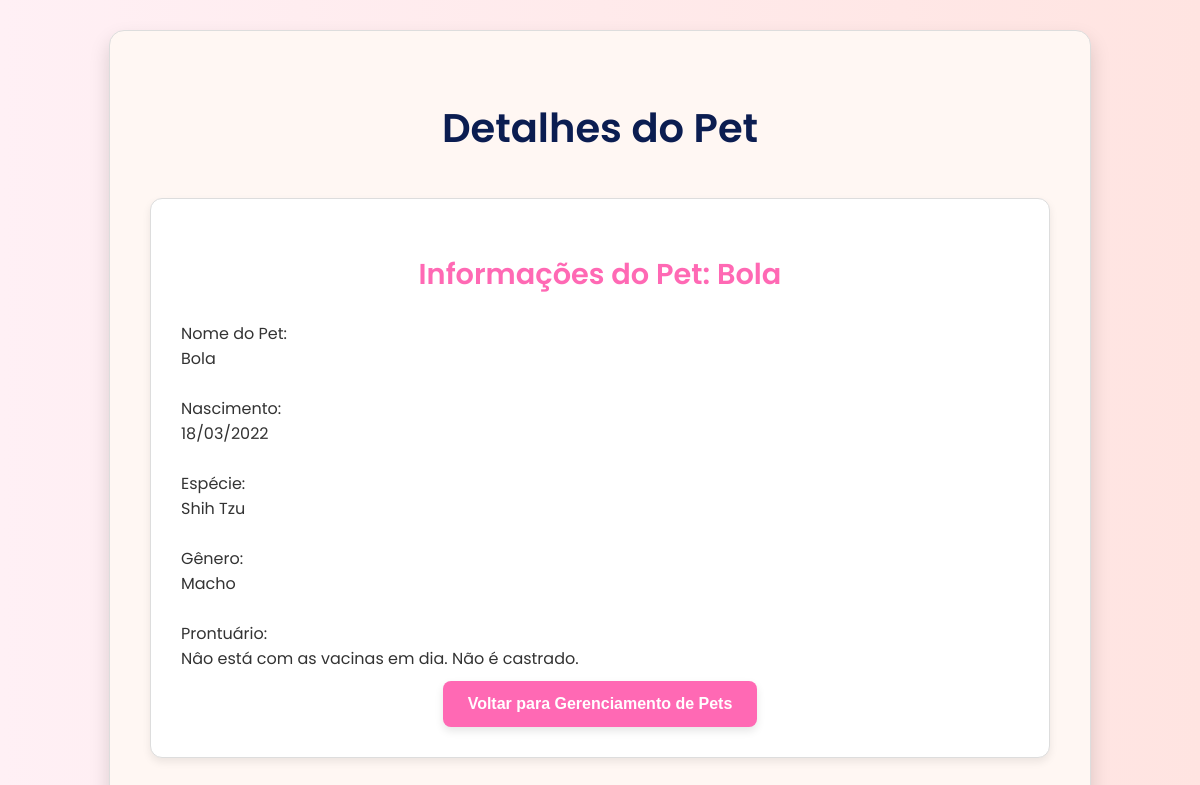
Page /gerenc/mostrar_pet.php?id_pet=4 on the committed database.
### tables this page shows
CREATE TABLE `pet` (
  `id_pet` int(11) NOT NULL,
  `nome_pet` varchar(45) NOT NULL,
  `nasc_pet` date NOT NULL,
  `especie_pet` varchar(45) NOT NULL,
  `genero_pet` varchar(11) NOT NULL,
  `prontuario_pet` varchar(128) NOT NULL
);

CREATE TABLE `especies` (
  `id` int(11) NOT NULL,
  `especie` varchar(45) NOT NULL
);

### gerenc/mostrar_pet.php (the view, shortened to what this page needs)
<!DOCTYPE html>
<html lang="pt-br">
<head>
    <link rel="stylesheet" href="../styles/gerenc.css">
</head>
<body>
    <?php
        require("../conecta_bd.php");
        $pet_data = [];
        $pet_id = isset($_GET["id_pet"]) ? (int) $_GET["id_pet"] : 0;
        $sql_select_pet = "SELECT p.id_pet, p.nome_pet, p.nasc_pet, e.especie AS nome_especie, p.genero_pet, p.prontuario_pet
                        FROM pet p
                        JOIN especies e ON p.especie_pet = e.id
                        WHERE p.id_pet = ?";
        $stmt_select_pet = $conn->prepare($sql_select_pet);
        $stmt_select_pet->bind_param("i", $pet_id);
        $stmt_select_pet->execute();
        $resultado_pet = $stmt_select_pet->get_result();
        if ($resultado_pet->num_rows == 1) {
            $pet_data = $resultado_pet->fetch_assoc();
            $pet_data['nasc_pet_formatado'] = date('d/m/Y', strtotime($pet_data['nasc_pet']));
        } else {
            header("Location: ../gerenc/gerenc_pet.php?status=error&message=" . urlencode("Pet não encontrado para visualização."));
            exit();
        }
    ?>
    <div class="main-container">
        <h1>Detalhes do Pet</h1>
        <div class="section-container">
            <h2>Informações do Pet: <?= htmlspecialchars($pet_data['nome_pet'] ?? 'N/A'); ?></h2>
            <div class="form-group">
                <label>Nome do Pet:</label>
                <div><?= htmlspecialchars($pet_data['nome_pet'] ?? 'N/A'); ?></div><br>
            </div>
            <div class="form-group">
                <label>Nascimento:</label>
                <div><?= htmlspecialchars($pet_data['nasc_pet_formatado'] ?? 'N/A'); ?></div><br>
            </div>
            <div class="form-group">
                <label>Espécie:</label>
                <div><?= htmlspecialchars($pet_data['nome_especie'] ?? 'N/A'); ?></div><br>
            </div>
            <div class="form-group">
                <label>Gênero:</label>
                <div><?= htmlspecialchars($pet_data['genero_pet'] ?? 'N/A'); ?></div><br>
            </div>
            <div class="form-group" style="grid-column: 1 / -1;">
                <label>Prontuário:</label>
                <div><?= nl2br(htmlspecialchars($pet_data['prontuario_pet'] ?? 'N/A')); ?></div>
            </div>
            <div class="form-actions">
                <button type="button" class="secondary-btn" onclick="window.location.href='../gerenc/gerenc_pet.php'">Voltar para Gerenciamento de Pets</button>
            </div>
        </div>
    </div>
</body>
</html>

### styles/gerenc.css (style rules this page uses)
:root { --cor-principal: #FF69B4; --cor-secundaria: #FFC0CB; --cor-fundo-claro-1: #FFF0F5; --cor-fundo-claro-2: #FFE4E1; --cor-texto: #333; --cor-borda: #DDD; --cor-sombra: rgba(0, 0, 0, 0.15); }
body { font-family: 'Poppins', sans-serif; background: linear-gradient(to right, var(--cor-fundo-claro-1), var(--cor-fundo-claro-2)); display: flex; justify-content: center; align-items: flex-start; min-height: 100vh; margin: 0; padding: 30px 20px; box-sizing: border-box; color: var(--cor-texto); }
.main-container { background-color: #FFF7F3; padding: 40px; border-radius: 15px; box-shadow: 0 10px 20px var(--cor-sombra); max-width: 900px; width: 100%; border: 1px solid var(--cor-borda); position: relative; z-index: 1; }
h1 { color: #0B1D51; text-align: center; margin-bottom: 40px; font-size: 2.5em; font-weight: 600; }
.section-container { background-color: #fff; padding: 30px; border-radius: 12px; box-shadow: 0 4px 8px rgba(0, 0, 0, 0.08); margin-bottom: 30px; border: 1px solid var(--cor-borda); }
.section-container h2 { color: var(--cor-principal); text-align: center; margin-bottom: 25px; font-size: 1.8em; font-weight: 600; }
form button, .secondary-btn { padding: 14px 25px; border: none; border-radius: 8px; font-size: 1em; font-weight: 600; cursor: pointer; transition: background-color 0.3s ease, transform 0.2s ease, box-shadow 0.2s ease; box-shadow: 0 4px 8px rgba(0, 0, 0, 0.1); color: #fff; text-decoration: none; background-color: var(--cor-principal); }
.form-actions { grid-column: 1 / -1; display: flex; justify-content: center; gap: 15px; margin-top: 10px; }

### rows in the picture
pet: nome_pet "Bola", especies.especie "Shih Tzu", genero_pet "Macho", prontuario_pet "Nâo está com as vacinas em dia. Não é castrado."

### other values in the picture
$pet_data['nasc_pet_formatado'] "18/03/2022"
